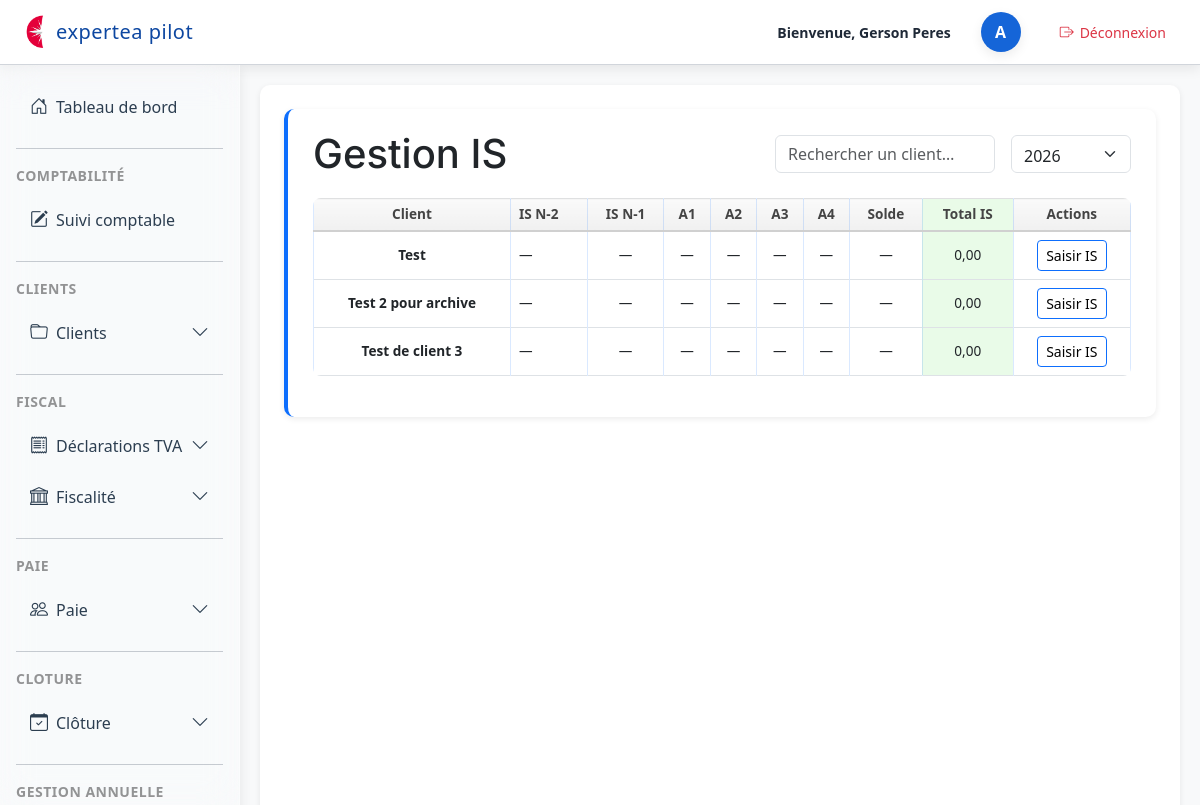
Page /dossiers/fiscal/is/gestion/2/ (signed in) on the committed database.
### dossiers/models.py (models this page shows, shortened)
class ClientModuleFiscal(models.Model):
    client = models.ForeignKey(Client, on_delete=models.CASCADE)
    module = models.ForeignKey(ModuleFiscal, on_delete=models.CASCADE)
    annee = models.ForeignKey(AnneeFiscale, on_delete=models.CASCADE)
    class Meta:
        unique_together = ("client", "module", "annee")

class Client(models.Model):
    REGIME_IMPOSITION_CHOICES = [
        ('IS', 'IS'),
        ('IR', 'IR'),
        ("RS", "Réel simplifié"),
        ("RN", "Réel normal"),
        ("MICRO", "Micro"),
        ("IR_CRL", "IR (CRL)"),
    ]
    REGIME_TVA_CHOICES = [
        ('CA3M', 'CA3 mensuelle'),
        ('CA3T', 'CA3 trimestrielle'),
        ('CA12', 'CA12'),
        ('FRANCHISE', 'Franchise'),
        ('EXO', 'Exonéré'),
    ]
    PERIODICITE_CHOICES = [
        ('MENSUEL', 'Mensuel'),
        ('TRIMESTRIEL', 'Trimestriel'),
        ('ANNUEL', 'Annuel'),
        ('REGULIER', 'Régulier'),
    ]
    user = models.OneToOneField(
        User,
        on_delete=models.CASCADE,
        null=True,
        blank=True,
        help_text="Utilisateur associé à ce client"
    )
    numero = models.IntegerField(null=True, blank=True)
    nom = models.CharField(max_length=255)
    forme_juridique = models.CharField(max_length=50)
    regime_imposition = models.CharField(
        max_length=20,
        choices=REGIME_IMPOSITION_CHOICES,
        null=True,
        blank=True
    )
    date_cloture = models.CharField(max_length=10, blank=True, null=True)
    regime_tva = models.CharField(
        max_length=20,
        choices=REGIME_TVA_CHOICES
    )
    periodicite = models.CharField(
        max_length=20,
        choices=PERIODICITE_CHOICES,
        null=True,
        blank=True,
        verbose_name="Périodicité de la saisie",
    )
    jour_echeance_tva = models.PositiveSmallIntegerField(
        blank=True,
        null=True,
        help_text="Jour du mois pour l'échéance TVA (1 à 31)"
    )
    commentaires = models.TextField(blank=True)
    archive = models.BooleanField(default=False)
    module_saisie = models.BooleanField(default=False, verbose_name="Saisie comptable")
    module_tva = models.BooleanField(default=False)
    module_cfe = models.BooleanField(default=False, verbose_name="CFE")
    module_cvae = models.BooleanField(default=False, verbose_name="CVAE")
    module_tvs = models.BooleanField(default=False, verbose_name="TVS")
    module_cloture = models.BooleanField(default=False, verbose_name="Clôture")
    module_dividendes = models.BooleanField(default=False, verbose_name="Dividendes")
    module_social = models.BooleanField(default=False, verbose_name="Social")
    module_ir = models.BooleanField(default=False, verbose_name="IR personnel")
    module_suivi_mission = models.BooleanField(default=False, verbose_name="Suivi mission et LAB")
    module_paie = models.BooleanField(default=False, verbose_name="Module Paie")

class ISDeclaration(models.Model):
    client_module = models.OneToOneField(
        ClientModuleFiscal,
        on_delete=models.CASCADE,
        related_name="is_declaration"
    )
    is_n_2 = models.DecimalField(max_digits=10, decimal_places=2, null=True, blank=True)
    is_n_1 = models.DecimalField(max_digits=10, decimal_places=2, null=True, blank=True)
    acompte_1 = models.DecimalField(max_digits=10, decimal_places=2, null=True, blank=True)
    statut_acompte_1 = models.CharField(max_length=20, null=True, blank=True)
    acompte_2 = models.DecimalField(max_digits=10, decimal_places=2, null=True, blank=True)
    statut_acompte_2 = models.CharField(max_length=20, null=True, blank=True)
    acompte_3 = models.DecimalField(max_digits=10, decimal_places=2, null=True, blank=True)
    statut_acompte_3 = models.CharField(max_length=20, null=True, blank=True)
    acompte_4 = models.DecimalField(max_digits=10, decimal_places=2, null=True, blank=True)
    statut_acompte_4 = models.CharField(max_length=20, null=True, blank=True)
    solde = models.DecimalField(max_digits=10, decimal_places=2, null=True, blank=True)
    statut_solde = models.CharField(max_length=20, null=True, blank=True)
    commentaire_plus_3000 = models.TextField(null=True, blank=True)

### dossiers/views.py (the view)
# urls.py: path("fiscal/is/gestion/<int:annee_id>/", views.is_gestion, name="is_gestion"),
@login_required
def is_gestion(request, annee_id):
    annees = AnneeFiscale.objects.order_by("annee")
    annee_param = request.GET.get("annee")
    if annee_param:
        annee = get_object_or_404(AnneeFiscale, annee=annee_param)
    else:
        annee = get_object_or_404(AnneeFiscale, id=annee_id)
    cms = ClientModuleFiscal.objects.filter(
        module__nom="IS",
        annee=annee
    ).select_related("client")
    for cm in cms:
        cm.declaration, _ = ISDeclaration.objects.get_or_create(client_module=cm)
        d = cm.declaration
        total = 0
        for val in [
            d.acompte_1,
            d.acompte_2,
            d.acompte_3,
            d.acompte_4,
            d.solde,
        ]:
            if val:
                total += val
        cm.total_is = total
    return render(request, "is/is_gestion.html", {
        "annee": annee,
        "annees": annees,
        "cms": cms,
    })

### dossiers/templates/is/is_gestion.html (shortened to what this page needs)
{% extends "base.html" %}
{% block content %}
<section class="section">
    <div class="d-flex justify-content-between align-items-center mb-4">
        <h1 class="m-0" style="line-height: 1;">Gestion IS</h1>
        <div class="d-flex align-items-center gap-3">
            <input type="text"
                   id="searchInput"
                   class="form-control"
                   placeholder="Rechercher un client…"
                   style="width: 220px; height: 38px;">
            <form method="GET" class="m-0">
                <select name="annee"
                        class="form-select py-2"
                        style="width: 120px; height: 38px;"
                        onchange="this.form.submit()">
                    {% for a in annees %}
                        <option value="{{ a.annee }}" {% if a.annee == annee.annee %}selected{% endif %}>
                            {{ a.annee }}
                        </option>
                    {% endfor %}
                </select>
            </form>
        </div>
    </div>
    <table class="table table-bordered align-middle mt-4">
        <thead class="table-light">
            <tr>
                <th>Client</th>
                <th>IS N‑2</th>
                <th>IS N‑1</th>
                <th>A1</th>
                <th>A2</th>
                <th>A3</th>
                <th>A4</th>
                <th>Solde</th>
                <th style="background:#e9fbe8;">Total IS</th>
                <th>Actions</th>
            </tr>
        </thead>
        <tbody>
        {% for cm in cms %}
            <tr>
                <td><strong>{{ cm.client.nom }}</strong></td>
                <td>{{ cm.declaration.is_n_2|default:"—" }}</td>
                <td>{{ cm.declaration.is_n_1|default:"—" }}</td>
                <td>
                    {{ cm.declaration.acompte_1|default:"—" }}
                </td>
                <td>
                    {{ cm.declaration.acompte_2|default:"—" }}
                </td>
                <td>
                    {{ cm.declaration.acompte_3|default:"—" }}
                </td>
                <td>
                    {{ cm.declaration.acompte_4|default:"—" }}
                </td>
                <td>
                    {{ cm.declaration.solde|default:"—" }}
                </td>
                <td style="background:#e9fbe8;">
                    {{ cm.total_is|floatformat:2 }}
                </td>
                <td>
                    <a href="{% url 'is_saisie' cm.id %}" class="btn btn-sm btn-outline-primary">
                        Saisir IS
                    </a>
                </td>
            </tr>
        {% endfor %}
        </tbody>
    </table>
</section>
{% endblock %}

### dossiers/templates/base.html (shortened to what this page needs)
<!DOCTYPE html>
<html lang="fr">
<head>
    {% load static %}
    <link rel="stylesheet" href="{% static 'css/base.css' %}">
    <link rel="stylesheet" href="{% static 'css/dashboard.css' %}">
    <link rel="stylesheet"
          href="https://cdn.jsdelivr.net/npm/bootstrap@5.3.0/dist/css/bootstrap.min.css">
    <link rel="stylesheet"
      href="https://cdn.jsdelivr.net/npm/bootstrap-icons@1.11.3/font/bootstrap-icons.css">
</head>
<body class="bg-light">
<header class="top-header">
    <div class="header-left">
        <img src="{% static 'img/logo.png' %}" alt="Logo" class="header-logo">
        <span class="header-title">expertea pilot</span>
    </div>
    <div class="header-right">
        <span class="welcome-text">Bienvenue, {{request.user.get_full_name }}</span>
        <div class="avatar-circle d-flex justify-content-center align-items-center"
             style="width:40px; height:40px; border-radius:50%; background:#1565d8; color:white; font-weight:600; margin-left:15px;">
            {{ user.username|first|upper }}
        </div>
<a href="{% url 'logout' %}"
   class="btn btn-sm d-flex align-items-center"
   style="margin-left: 15px; background:white; color:#dc3545; border-radius:12px;">
    <i class="bi bi-box-arrow-right" style="margin-right:6px;"></i>
    Déconnexion
</a>
    </div>
</header>
<div class="layout-container d-flex w-100">
    <div class="sidebar-column position-relative d-flex flex-column">
        <aside id="sidebar" class="sidebar p-3">
            <nav class="nav flex-column">
<a class="nav-link d-flex align-items-center gap-2 {% if request.resolver_match.url_name == 'dashboard' %}active{% endif %}"
   href="{% url 'user_space' %}">
    <i class="bi bi-house-door"></i>
    <span class="sidebar-text">Tableau de bord</span>
</a>
                <hr class="sidebar-separator my-3 opacity-25">
                <div class="sidebar-section-title text-uppercase small opacity-75 mb-2">
                    Comptabilité
                </div>
                <a class="nav-link text-white d-flex align-items-center gap-2 {% if request.resolver_match.url_name == 'liste_suivi_comptable' %}active{% endif %}"
                   href="{% url 'liste_suivi_comptable' %}">
                    <i class="bi bi-pencil-square"></i>
                    <span class="sidebar-text">Suivi comptable</span>
                </a>
                <hr class="sidebar-separator my-3 opacity-25">
                <div class="sidebar-section-title text-uppercase small opacity-75 mb-2">
                    CLIENTS
                </div>
                <div class="nav-item">
                    <a class="nav-link text-white d-flex align-items-center gap-2"
                       data-bs-toggle="collapse"
                       href="#menuCLIENTS"
                       role="button"
                       aria-expanded="false"
                       aria-controls="menuCLIENTS">
                        <i class="bi bi-folder"></i>
                        <span class="sidebar-text">Clients</span>
                        <i class="bi bi-chevron-down ms-auto small"></i>
                    </a>
                </div>
                <hr class="sidebar-separator my-3 opacity-25">
                <div class="sidebar-section-title text-uppercase small opacity-75 mb-2">
                    FISCAL
                </div>
                <div class="nav-item">
                    <a class="nav-link text-white d-flex align-items-center gap-2"
                       data-bs-toggle="collapse"
                       href="#menuTVA"
                       role="button"
                       aria-expanded="false"
                       aria-controls="menuTVA">
                        <i class="bi bi-receipt"></i>
                        <span class="sidebar-text">Déclarations TVA</span>
                        <i class="bi bi-chevron-down ms-auto small"></i>
                    </a>
                </div>
		<div class="nav-item">
		    <a class="nav-link text-white d-flex align-items-center gap-2"
		       data-bs-toggle="collapse"
		       href="#menuFISCAL"
		       role="button"
		       aria-expanded="false"
		       aria-controls="menuFISCAL">
		        <i class="bi bi-bank"></i>
		        <span class="sidebar-text">Fiscalité</span>
		        <i class="bi bi-chevron-down ms-auto small"></i>
		    </a>
</div>
		<hr class="sidebar-separator my-3 opacity-25">
		<div class="sidebar-section-title text-uppercase small opacity-75 mb-2">
		    Paie
		</div>
		<div class="nav-item">
		    <a class="nav-link text-white d-flex align-items-center gap-2"
		       data-bs-toggle="collapse"
		       href="#menuPAIE"
		       role="button"
		       aria-expanded="false"
		       aria-controls="menuPAIE">
		        <i class="bi bi-people"></i>
		        <span class="sidebar-text">Paie</span>
		        <i class="bi bi-chevron-down ms-auto small"></i>
		    </a>
    </div>
<hr class="sidebar-separator my-3 opacity-25">
<div class="sidebar-section-title text-uppercase small opacity-75 mb-2">
    CLOTURE
</div>
<div class="nav-item">
    <a class="nav-link text-white d-flex align-items-center gap-2"
       data-bs-toggle="collapse"
       href="#menuCLOTURE"
       role="button"
       aria-expanded="false"
       aria-controls="menuCLOTURE">
        <i class="bi bi-calendar-check"></i>
        <span class="sidebar-text">Clôture</span>
        <i class="bi bi-chevron-down ms-auto small"></i>
    </a>
</div>
		<hr class="sidebar-separator my-3 opacity-25">
		<div class="sidebar-section-title text-uppercase small opacity-75 mb-2">
		    Gestion Annuelle
		</div>
            </nav>
        </aside>
    </div>
    <main class="flex-grow-1 p-4">
        {% block content %}
        {% endblock %}
    </main>
</div>
</body>
</html>

### rows in the picture
ClientModuleFiscal: client.nom "Test", declaration.is_n_2 "—", declaration.is_n_1 "—", declaration.acompte_1 "—", declaration.acompte_2 "—", declaration.acompte_3 "—", declaration.acompte_4 "—", declaration.solde "—", total_is "0,00"
ClientModuleFiscal: client.nom "Test 2 pour archive", declaration.is_n_2 "—", declaration.is_n_1 "—", declaration.acompte_1 "—", declaration.acompte_2 "—", declaration.acompte_3 "—", declaration.acompte_4 "—", declaration.solde "—", total_is "0,00"
ClientModuleFiscal: client.nom "Test de client 3", declaration.is_n_2 "—", declaration.is_n_1 "—", declaration.acompte_1 "—", declaration.acompte_2 "—", declaration.acompte_3 "—", declaration.acompte_4 "—", declaration.solde "—", total_is "0,00"

### other values in the picture
{{ request.user.get_full_name }} "Gerson Peres"
{{ user.username|first|upper }} "A"
form field annee "2026"
